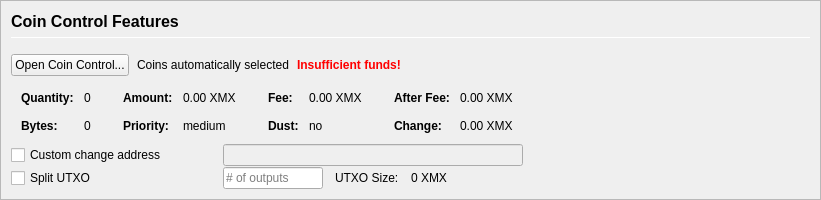
         <widget class="QFrame" name="frameCoinControl">
          <property name="sizePolicy">
           <sizepolicy hsizetype="Expanding" vsizetype="Expanding">
            <horstretch>0</horstretch>
            <verstretch>0</verstretch>
           </sizepolicy>
          </property>
          <property name="maximumSize">
           <size>
            <width>16777215</width>
            <height>16777215</height>
           </size>
          </property>
          <property name="frameShape">
           <enum>QFrame::StyledPanel</enum>
          </property>
          <property name="frameShadow">
           <enum>QFrame::Sunken</enum>
          </property>
          <layout class="QVBoxLayout" name="verticalLayoutCoinControl2">
           <property name="spacing">
            <number>0</number>
           </property>
           <property name="leftMargin">
            <number>0</number>
           </property>
           <property name="topMargin">
            <number>0</number>
           </property>
           <property name="rightMargin">
            <number>0</number>
           </property>
           <property name="bottomMargin">
            <number>0</number>
           </property>
           <item>
            <widget class="QFrame" name="frameCoinControl_BG">
             <layout class="QVBoxLayout" name="verticalLayoutCoinControl" stretch="0,0,0,0,0,0">
              <property name="spacing">
               <number>1</number>
              </property>
              <property name="leftMargin">
               <number>10</number>
              </property>
              <property name="topMargin">
               <number>10</number>
              </property>
              <item>
               <layout class="QHBoxLayout" name="horizontalLayoutCoinControl1">
                <property name="bottomMargin">
                 <number>15</number>
                </property>
                <item>
                 <layout class="QVBoxLayout" name="verticalLayout_3">
                  <property name="spacing">
                   <number>6</number>
                  </property>
                  <item>
                   <widget class="QLabel" name="labelCoinControlFeatures">
                    <property name="sizePolicy">
                     <sizepolicy hsizetype="Preferred" vsizetype="Maximum">
                      <horstretch>0</horstretch>
                      <verstretch>0</verstretch>
                     </sizepolicy>
                    </property>
                    <property name="minimumSize">
                     <size>
                      <width>0</width>
                      <height>20</height>
                     </size>
                    </property>
                    <property name="font">
                     <font>
                      <pointsize>12</pointsize>
                      <weight>75</weight>
                      <bold>true</bold>
                     </font>
                    </property>
                    <property name="styleSheet">
                     <string notr="true">font-weight:bold;</string>
                    </property>
                    <property name="text">
                     <string>Coin Control Features</string>
                    </property>
                   </widget>
                  </item>
                  <item>
                   <widget class="Line" name="line">
                    <property name="minimumSize">
                     <size>
                      <width>0</width>
                      <height>1</height>
                     </size>
                    </property>
                    <property name="maximumSize">
                     <size>
                      <width>16777215</width>
                      <height>1</height>
                     </size>
                    </property>
                    <property name="orientation">
                     <enum>Qt::Horizontal</enum>
                    </property>
                   </widget>
                  </item>
                 </layout>
                </item>
               </layout>
              </item>
              <item>
               <layout class="QHBoxLayout" name="horizontalLayoutCoinControl2" stretch="0,0,0,0">
                <property name="spacing">
                 <number>8</number>
                </property>
                <property name="bottomMargin">
                 <number>10</number>
                </property>
                <item>
                 <widget class="QPushButton" name="pushButtonCoinControl">
                  <property name="styleSheet">
                   <string notr="true"/>
                  </property>
                  <property name="text">
                   <string>Open Coin Control...</string>
                  </property>
                  <property name="autoDefault">
                   <bool>false</bool>
                  </property>
                 </widget>
                </item>
                <item>
                 <widget class="QLabel" name="labelCoinControlAutomaticallySelected">
                  <property name="text">
                   <string>Coins automatically selected</string>
                  </property>
                  <property name="margin">
                   <number>5</number>
                  </property>
                 </widget>
                </item>
                <item>
                 <widget class="QLabel" name="labelCoinControlInsuffFunds">
                  <property name="font">
                   <font>
                    <weight>75</weight>
                    <bold>true</bold>
                   </font>
                  </property>
                  <property name="styleSheet">
                   <string notr="true">color:red;font-weight:bold;</string>
                  </property>
                  <property name="text">
                   <string>Insufficient funds!</string>
                  </property>
                  <property name="margin">
                   <number>5</number>
                  </property>
                 </widget>
                </item>
                <item>
                 <spacer name="horizontalSpacerCoinControl">
                  <property name="orientation">
                   <enum>Qt::Horizontal</enum>
                  </property>
                  <property name="sizeHint" stdset="0">
                   <size>
                    <width>40</width>
                    <height>1</height>
                   </size>
                  </property>
                 </spacer>
                </item>
               </layout>
              </item>
              <item>
               <widget class="QWidget" name="widgetCoinControl" native="true">
                <property name="sizePolicy">
                 <sizepolicy hsizetype="Preferred" vsizetype="Preferred">
                  <horstretch>0</horstretch>
                  <verstretch>0</verstretch>
                 </sizepolicy>
                </property>
                <property name="minimumSize">
                 <size>
                  <width>0</width>
                  <height>0</height>
                 </size>
                </property>
                <property name="styleSheet">
                 <string notr="true"/>
                </property>
                <layout class="QHBoxLayout" name="horizontalLayoutCoinControl5">
                 <property name="leftMargin">
                  <number>0</number>
                 </property>
                 <property name="topMargin">
                  <number>0</number>
                 </property>
                 <property name="rightMargin">
                  <number>0</number>
                 </property>
                 <property name="bottomMargin">
                  <number>0</number>
                 </property>
                 <item>
                  <layout class="QHBoxLayout" name="horizontalLayoutCoinControl3" stretch="0,0,0,1">
                   <property name="spacing">
                    <number>20</number>
                   </property>
                   <property name="topMargin">
                    <number>0</number>
                   </property>
                   <property name="bottomMargin">
                    <number>10</number>
                   </property>
                   <item>
                    <layout class="QFormLayout" name="formLayoutCoinControl1">
                     <property name="horizontalSpacing">
                      <number>10</number>
                     </property>
                     <property name="verticalSpacing">
                      <number>14</number>
                     </property>
                     <property name="leftMargin">
                      <number>10</number>
                     </property>
                     <property name="topMargin">
                      <number>4</number>
                     </property>
                     <property name="rightMargin">
                      <number>6</number>
                     </property>
                     <item row="0" column="0">
                      <widget class="QLabel" name="labelCoinControlQuantityText">
                       <property name="font">
                        <font>
                         <weight>75</weight>
                         <bold>true</bold>
                        </font>
                       </property>
                       <property name="text">
                        <string>Quantity:</string>
                       </property>
                       <property name="margin">
                        <number>0</number>
                       </property>
                      </widget>
                     </item>
                     <item row="0" column="1">
                      <widget class="QLabel" name="labelCoinControlQuantity">
                       <property name="cursor">
                        <cursorShape>IBeamCursor</cursorShape>
                       </property>
                       <property name="contextMenuPolicy">
                        <enum>Qt::ActionsContextMenu</enum>
                       </property>
                       <property name="text">
                        <string notr="true">0</string>
                       </property>
                       <property name="margin">
                        <number>0</number>
                       </property>
                       <property name="textInteractionFlags">
                        <set>Qt::LinksAccessibleByMouse|Qt::TextSelectableByKeyboard|Qt::TextSelectableByMouse</set>
                       </property>
                      </widget>
                     </item>
                     <item row="1" column="0">
                      <widget class="QLabel" name="labelCoinControlBytesText">
                       <property name="font">
                        <font>
                         <weight>75</weight>
                         <bold>true</bold>
                        </font>
                       </property>
                       <property name="text">
                        <string>Bytes:</string>
                       </property>
                      </widget>
                     </item>
                     <item row="1" column="1">
                      <widget class="QLabel" name="labelCoinControlBytes">
                       <property name="cursor">
                        <cursorShape>IBeamCursor</cursorShape>
                       </property>
                       <property name="contextMenuPolicy">
                        <enum>Qt::ActionsContextMenu</enum>
                       </property>
                       <property name="text">
                        <string notr="true">0</string>
                       </property>
                       <property name="textInteractionFlags">
                        <set>Qt::LinksAccessibleByMouse|Qt::TextSelectableByKeyboard|Qt::TextSelectableByMouse</set>
                       </property>
                      </widget>
                     </item>
                    </layout>
                   </item>
                   <item>
                    <layout class="QFormLayout" name="formLayoutCoinControl2">
                     <property name="horizontalSpacing">
                      <number>10</number>
                     </property>
                     <property name="verticalSpacing">
                      <number>14</number>
                     </property>
                     <property name="leftMargin">
                      <number>6</number>
                     </property>
                     <property name="topMargin">
                      <number>4</number>
                     </property>
                     <property name="rightMargin">
                      <number>6</number>
                     </property>
                     <item row="0" column="0">
                      <widget class="QLabel" name="labelCoinControlAmountText">
                       <property name="font">
                        <font>
                         <weight>75</weight>
                         <bold>true</bold>
                        </font>
                       </property>
                       <property name="text">
                        <string>Amount:</string>
                       </property>
                       <property name="margin">
                        <number>0</number>
                       </property>
                      </widget>
                     </item>
                     <item row="0" column="1">
                      <widget class="QLabel" name="labelCoinControlAmount">
                       <property name="cursor">
                        <cursorShape>IBeamCursor</cursorShape>
                       </property>
                       <property name="contextMenuPolicy">
                        <enum>Qt::ActionsContextMenu</enum>
                       </property>
                       <property name="text">
                        <string notr="true">0.00 XMX</string>
                       </property>
                       <property name="textInteractionFlags">
                        <set>Qt::LinksAccessibleByMouse|Qt::TextSelectableByKeyboard|Qt::TextSelectableByMouse</set>
                       </property>
                      </widget>
                     </item>
                     <item row="1" column="0">
                      <widget class="QLabel" name="labelCoinControlPriorityText">
                       <property name="font">
                        <font>
                         <weight>75</weight>
                         <bold>true</bold>
                        </font>
                       </property>
                       <property name="text">
                        <string>Priority:</string>
                       </property>
                      </widget>
                     </item>
                     <item row="1" column="1">
                      <widget class="QLabel" name="labelCoinControlPriority">
                       <property name="cursor">
                        <cursorShape>IBeamCursor</cursorShape>
                       </property>
                       <property name="contextMenuPolicy">
                        <enum>Qt::ActionsContextMenu</enum>
                       </property>
                       <property name="text">
                        <string>medium</string>
                       </property>
                       <property name="textInteractionFlags">
                        <set>Qt::LinksAccessibleByMouse|Qt::TextSelectableByKeyboard|Qt::TextSelectableByMouse</set>
                       </property>
                      </widget>
                     </item>
                    </layout>
                   </item>
                   <item>
                    <layout class="QFormLayout" name="formLayoutCoinControl3">
                     <property name="horizontalSpacing">
                      <number>10</number>
                     </property>
                     <property name="verticalSpacing">
                      <number>14</number>
                     </property>
                     <property name="leftMargin">
                      <number>6</number>
                     </property>
                     <property name="topMargin">
                      <number>4</number>
                     </property>
                     <property name="rightMargin">
                      <number>6</number>
                     </property>
                     <item row="0" column="0">
                      <widget class="QLabel" name="labelCoinControlFeeText">
                       <property name="font">
                        <font>
                         <weight>75</weight>
                         <bold>true</bold>
                        </font>
                       </property>
                       <property name="text">
                        <string>Fee:</string>
                       </property>
                       <property name="margin">
                        <number>0</number>
                       </property>
                      </widget>
                     </item>
                     <item row="0" column="1">
                      <widget class="QLabel" name="labelCoinControlFee">
                       <property name="cursor">
                        <cursorShape>IBeamCursor</cursorShape>
                       </property>
                       <property name="contextMenuPolicy">
                        <enum>Qt::ActionsContextMenu</enum>
                       </property>
                       <property name="text">
                        <string notr="true">0.00 XMX</string>
                       </property>
                       <property name="textInteractionFlags">
                        <set>Qt::LinksAccessibleByMouse|Qt::TextSelectableByKeyboard|Qt::TextSelectableByMouse</set>
                       </property>
                      </widget>
                     </item>
                     <item row="1" column="0">
                      <widget class="QLabel" name="labelCoinControlLowOutputText">
                       <property name="font">
                        <font>
                         <weight>75</weight>
                         <bold>true</bold>
                        </font>
                       </property>
                       <property name="text">
                        <string>Dust:</string>
                       </property>
                      </widget>
                     </item>
                     <item row="1" column="1">
                      <widget class="QLabel" name="labelCoinControlLowOutput">
                       <property name="cursor">
                        <cursorShape>IBeamCursor</cursorShape>
                       </property>
                       <property name="contextMenuPolicy">
                        <enum>Qt::ActionsContextMenu</enum>
                       </property>
                       <property name="text">
                        <string>no</string>
                       </property>
                       <property name="textInteractionFlags">
                        <set>Qt::LinksAccessibleByMouse|Qt::TextSelectableByKeyboard|Qt::TextSelectableByMouse</set>
                       </property>
                      </widget>
                     </item>
                    </layout>
                   </item>
                   <item>
                    <layout class="QFormLayout" name="formLayoutCoinControl4">
                     <property name="horizontalSpacing">
                      <number>10</number>
                     </property>
                     <property name="verticalSpacing">
                      <number>14</number>
                     </property>
                     <property name="leftMargin">
                      <number>6</number>
                     </property>
                     <property name="topMargin">
                      <number>4</number>
                     </property>
                     <property name="rightMargin">
                      <number>6</number>
                     </property>
                     <item row="0" column="0">
                      <widget class="QLabel" name="labelCoinControlAfterFeeText">
                       <property name="font">
                        <font>
                         <weight>75</weight>
                         <bold>true</bold>
                        </font>
                       </property>
                       <property name="text">
                        <string>After Fee:</string>
                       </property>
                       <property name="margin">
                        <number>0</number>
                       </property>
                      </widget>
                     </item>
                     <item row="0" column="1">
                      <widget class="QLabel" name="labelCoinControlAfterFee">
                       <property name="cursor">
                        <cursorShape>IBeamCursor</cursorShape>
                       </property>
                       <property name="contextMenuPolicy">
                        <enum>Qt::ActionsContextMenu</enum>
                       </property>
                       <property name="text">
                        <string notr="true">0.00 XMX</string>
                       </property>
                       <property name="textInteractionFlags">
                        <set>Qt::LinksAccessibleByMouse|Qt::TextSelectableByKeyboard|Qt::TextSelectableByMouse</set>
                       </property>
                      </widget>
                     </item>
                     <item row="1" column="0">
                      <widget class="QLabel" name="labelCoinControlChangeText">
                       <property name="font">
                        <font>
                         <weight>75</weight>
                         <bold>true</bold>
                        </font>
                       </property>
                       <property name="text">
                        <string>Change:</string>
                       </property>
                      </widget>
                     </item>
                     <item row="1" column="1">
                      <widget class="QLabel" name="labelCoinControlChange">
                       <property name="cursor">
                        <cursorShape>IBeamCursor</cursorShape>
                       </property>
                       <property name="contextMenuPolicy">
                        <enum>Qt::ActionsContextMenu</enum>
                       </property>
                       <property name="text">
                        <string notr="true">0.00 XMX</string>
                       </property>
                       <property name="textInteractionFlags">
                        <set>Qt::LinksAccessibleByMouse|Qt::TextSelectableByKeyboard|Qt::TextSelectableByMouse</set>
                       </property>
                      </widget>
                     </item>
                    </layout>
                   </item>
                  </layout>
                 </item>
                </layout>
               </widget>
              </item>
              <item>
               <layout class="QHBoxLayout" name="horizontalLayoutCoinControl4">
                <property name="spacing">
                 <number>12</number>
                </property>
                <property name="sizeConstraint">
                 <enum>QLayout::SetDefaultConstraint</enum>
                </property>
                <property name="topMargin">
                 <number>0</number>
                </property>
                <property name="rightMargin">
                 <number>0</number>
                </property>
                <item>
                 <widget class="QCheckBox" name="checkBoxCoinControlChange">
                  <property name="sizePolicy">
                   <sizepolicy hsizetype="Preferred" vsizetype="Preferred">
                    <horstretch>0</horstretch>
                    <verstretch>0</verstretch>
                   </sizepolicy>
                  </property>
                  <property name="minimumSize">
                   <size>
                    <width>200</width>
                    <height>0</height>
                   </size>
                  </property>
                  <property name="maximumSize">
                   <size>
                    <width>200</width>
                    <height>16777215</height>
                   </size>
                  </property>
                  <property name="toolTip">
                   <string>If this is activated, but the change address is empty or invalid, change will be sent to a newly generated address.</string>
                  </property>
                  <property name="text">
                   <string>Custom change address</string>
                  </property>
                 </widget>
                </item>
                <item>
                 <widget class="QValidatedLineEdit" name="lineEditCoinControlChange">
                  <property name="enabled">
                   <bool>false</bool>
                  </property>
                  <property name="sizePolicy">
                   <sizepolicy hsizetype="Preferred" vsizetype="Preferred">
                    <horstretch>0</horstretch>
                    <verstretch>0</verstretch>
                   </sizepolicy>
                  </property>
                  <property name="minimumSize">
                   <size>
                    <width>300</width>
                    <height>0</height>
                   </size>
                  </property>
                 </widget>
                </item>
                <item>
                 <widget class="QLabel" name="labelCoinControlChangeLabel">
                  <property name="sizePolicy">
                   <sizepolicy hsizetype="Preferred" vsizetype="Preferred">
                    <horstretch>0</horstretch>
                    <verstretch>0</verstretch>
                   </sizepolicy>
                  </property>
                  <property name="minimumSize">
                   <size>
                    <width>100</width>
                    <height>0</height>
                   </size>
                  </property>
                  <property name="text">
                   <string/>
                  </property>
                  <property name="margin">
                   <number>3</number>
                  </property>
                 </widget>
                </item>
               </layout>
              </item>
              <item>
               <layout class="QHBoxLayout" name="horizontalLayoutCoinControl6">
                <property name="spacing">
                 <number>12</number>
                </property>
                <property name="rightMargin">
                 <number>0</number>
                </property>
                <item>
                 <widget class="QCheckBox" name="splitBlockCheckBox">
                  <property name="sizePolicy">
                   <sizepolicy hsizetype="Preferred" vsizetype="Preferred">
                    <horstretch>0</horstretch>
                    <verstretch>0</verstretch>
                   </sizepolicy>
                  </property>
                  <property name="minimumSize">
                   <size>
                    <width>200</width>
                    <height>0</height>
                   </size>
                  </property>
                  <property name="maximumSize">
                   <size>
                    <width>200</width>
                    <height>16777215</height>
                   </size>
                  </property>
                  <property name="text">
                   <string>Split UTXO</string>
                  </property>
                 </widget>
                </item>
                <item>
                 <widget class="QLineEdit" name="splitBlockLineEdit">
                  <property name="sizePolicy">
                   <sizepolicy hsizetype="Preferred" vsizetype="Preferred">
                    <horstretch>50</horstretch>
                    <verstretch>0</verstretch>
                   </sizepolicy>
                  </property>
                  <property name="minimumSize">
                   <size>
                    <width>100</width>
                    <height>0</height>
                   </size>
                  </property>
                  <property name="maximumSize">
                   <size>
                    <width>100</width>
                    <height>16777215</height>
                   </size>
                  </property>
                  <property name="placeholderText">
                   <string># of outputs</string>
                  </property>
                 </widget>
                </item>
                <item>
                 <widget class="QLabel" name="labelBlockSizeText">
                  <property name="text">
                   <string>UTXO Size:</string>
                  </property>
                 </widget>
                </item>
                <item>
                 <widget class="QLabel" name="labelBlockSize">
                  <property name="text">
                   <string>0 XMX</string>
                  </property>
                 </widget>
                </item>
                <item>
                 <spacer name="horizontalSpacer_7">
                  <property name="orientation">
                   <enum>Qt::Horizontal</enum>
                  </property>
                  <property name="sizeHint" stdset="0">
                   <size>
                    <width>40</width>
                    <height>20</height>
                   </size>
                  </property>
                 </spacer>
                </item>
               </layout>
              </item>
              <item>
               <spacer name="verticalSpacerCoinControl">
                <property name="orientation">
                 <enum>Qt::Vertical</enum>
                </property>
                <property name="sizeHint" stdset="0">
                 <size>
                  <width>800</width>
                  <height>1</height>
                 </size>
                </property>
               </spacer>
              </item>
             </layout>
            </widget>
           </item>
          </layout>
         </widget>
